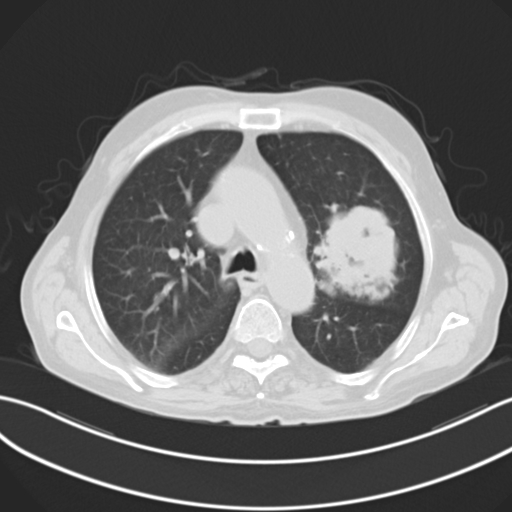
#> input picture Malignant_case.jpg, 512 x 512 px
$ python negative.py
#> lines starting #> are read from the running program, lines starting #| are printed output that depends on the picture
### GLT.py
import numpy as np
import matplotlib.pyplot as plt
import cv2

def GLT(image, transform, coeff = 1.0 , gamma = 1.0):
    #built
    if transform == "negative":
        table = np.array([256-1-i for i in np.arange(0,256)]).astype("uint8")

    elif transform == "identity":
        table = np.array([i for i in np.arange(0,256)]).astype("uint8")

    elif transform == "log":
        table = np.array([10*coeff*(np.log10(1+i)) for i in np.arange(0,256)]).astype("uint8")

    elif transform == 'invlog':
        table = np.array([10*coeff/(np.log10(i+1)+1) for i in np.arange(0,256)]).astype("uint8")

    elif transform == "root":
        invGamma = 1.0/gamma
        table = np.array([coeff*((i/255.0) **invGamma)*255 for i in np.arange(0,256)]).astype("uint8")

    elif transform == "power" :
        table = np.array([coeff*((i/255.0)**gamma)*255 for i in np.arange(0,256)]).astype("uint8")


    return cv2.LUT(image, table)

### negative.py
from GLT import GLT
import matplotlib.pyplot as plt
import cv2

img = cv2.imread('Malignant_case.jpg')
#> img is the input picture: shape (512, 512, 3); min 37, max 255, mean 107.5
transform = 'negative'
coeff = -1
gamma = 2.5

out_img = GLT(img, transform, coeff = coeff , gamma = gamma)
#> in GLT, `return cv2.LUT(image, table)`:
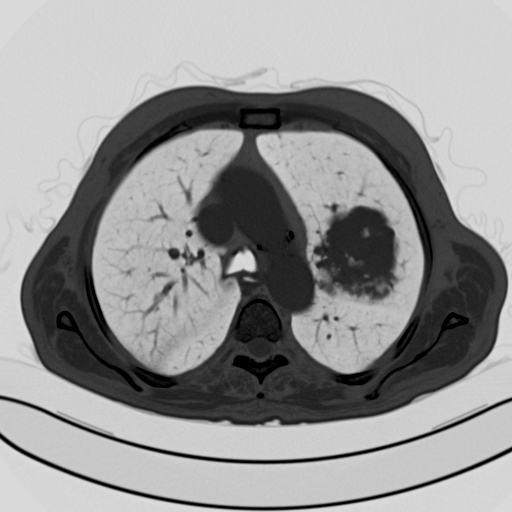
#> returned value: shape (512, 512, 3); min 0, max 218, mean 147.5

plt.subplot(121)
plt.imshow(img, 'gray')
plt.title('Input image', fontsize=12)
plt.axis("off")

plt.subplot(122)
plt.imshow(out_img, 'gray')
plt.title('Output image', fontsize=12)
plt.axis("off")
plt.show()
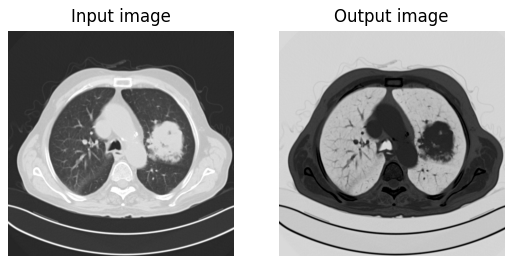
#> figure drawn by matplotlib, 2 panels

$ run again, with lumbar.jpg copied over Malignant_case.jpg
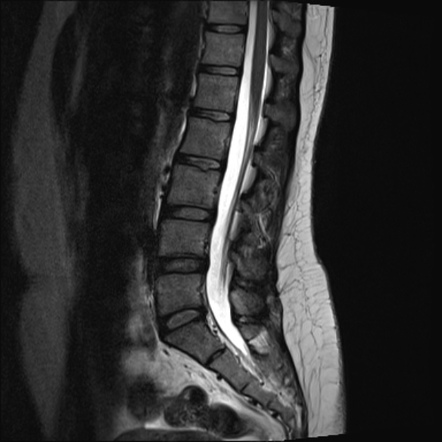
#> input picture lumbar.jpg, 442 x 442 px
#> img is the input picture: shape (442, 442, 3); min 3, max 255, mean 48.8
#> in GLT, `return cv2.LUT(image, table)`:
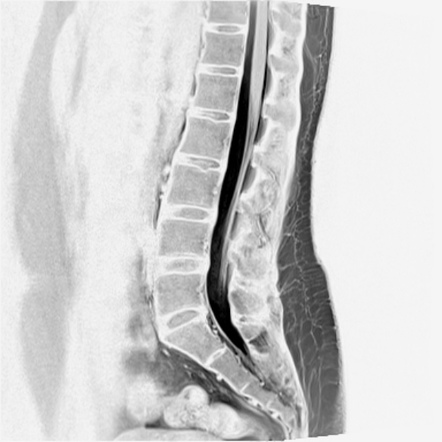
#> returned value: shape (442, 442, 3); min 0, max 252, mean 206.2
#> `plt.show()`:
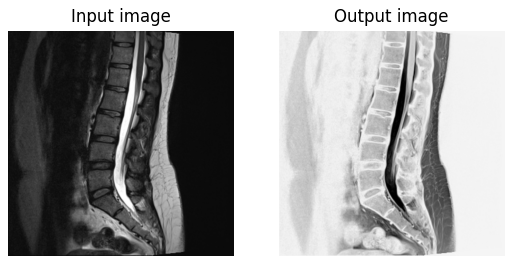
#> figure drawn by matplotlib, 2 panels
